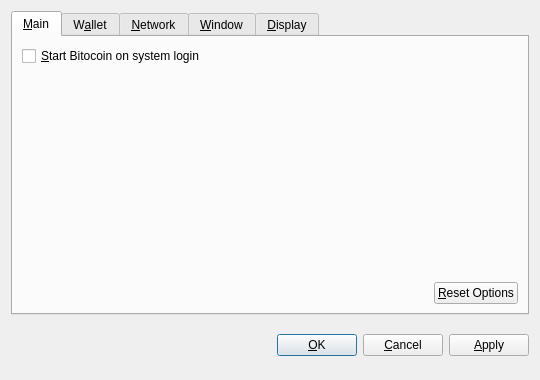
<?xml version="1.0" encoding="UTF-8"?>
<ui version="4.0">
 <class>OptionsDialog</class>
 <widget class="QDialog" name="OptionsDialog">
  <property name="geometry">
   <rect>
    <x>0</x>
    <y>0</y>
    <width>540</width>
    <height>380</height>
   </rect>
  </property>
  <property name="windowTitle">
   <string>Options</string>
  </property>
  <property name="modal">
   <bool>true</bool>
  </property>
  <layout class="QVBoxLayout" name="verticalLayout">
   <item>
    <widget class="QTabWidget" name="tabWidget">
     <property name="tabPosition">
      <enum>QTabWidget::North</enum>
     </property>
     <property name="currentIndex">
      <number>0</number>
     </property>
     <widget class="QWidget" name="tabMain">
      <attribute name="title">
       <string>&amp;Main</string>
      </attribute>
      <layout class="QVBoxLayout" name="verticalLayout_Main">
       <item>
        <widget class="QCheckBox" name="bitcoinAtStartup">
         <property name="toolTip">
          <string>Automatically start Bitocoin after logging in to the system.</string>
         </property>
         <property name="text">
          <string>&amp;Start Bitocoin on system login</string>
         </property>
        </widget>
       </item>
       <item>
        <spacer name="verticalSpacer_Main">
         <property name="orientation">
          <enum>Qt::Vertical</enum>
         </property>
         <property name="sizeHint" stdset="0">
          <size>
           <width>20</width>
           <height>40</height>
          </size>
         </property>
        </spacer>
       </item>
       <item>
        <layout class="QHBoxLayout" name="horizontalLayout_2_Main">
         <item>
          <spacer name="horizontalSpacer_2_Main">
           <property name="orientation">
            <enum>Qt::Horizontal</enum>
           </property>
           <property name="sizeHint" stdset="0">
            <size>
             <width>40</width>
             <height>20</height>
            </size>
           </property>
          </spacer>
         </item>
         <item>
          <widget class="QPushButton" name="resetButton">
           <property name="toolTip">
            <string>Reset all client options to default.</string>
           </property>
           <property name="text">
            <string>&amp;Reset Options</string>
           </property>
           <property name="autoDefault">
            <bool>false</bool>
           </property>
          </widget>
         </item>
        </layout>
       </item>
      </layout>
     </widget>
     <widget class="QWidget" name="tabWallet">
      <attribute name="title">
       <string>W&amp;allet</string>
      </attribute>
      <layout class="QVBoxLayout" name="verticalLayout_Network">
       <item>
        <widget class="QLabel" name="transactionFeeInfoLabel">
         <property name="text">
          <string>Optional transaction fee per kB that helps make sure your transactions are processed quickly. Most transactions are 1 kB.</string>
         </property>
         <property name="textFormat">
          <enum>Qt::PlainText</enum>
         </property>
         <property name="wordWrap">
          <bool>true</bool>
         </property>
        </widget>
       </item>
       <item>
        <layout class="QHBoxLayout" name="horizontalLayout_1_Main">
         <item>
          <widget class="QLabel" name="transactionFeeLabel">
           <property name="text">
            <string>Pay transaction &amp;fee</string>
           </property>
           <property name="textFormat">
            <enum>Qt::PlainText</enum>
           </property>
           <property name="buddy">
            <cstring>transactionFee</cstring>
           </property>
          </widget>
         </item>
         <item>
          <widget class="BitcoinAmountField" name="transactionFee"/>
         </item>
         <item>
          <spacer name="horizontalSpacer_1_Main">
           <property name="orientation">
            <enum>Qt::Horizontal</enum>
           </property>
           <property name="sizeHint" stdset="0">
            <size>
             <width>40</width>
             <height>20</height>
            </size>
           </property>
          </spacer>
         </item>
        </layout>
       </item>
       <item>
        <widget class="QLabel" name="label">
         <property name="text">
          <string>If you disable the spending of unconfirmed change, the change from a transaction cannot be used until that transaction has at least one confirmation. This also affects how your balance is computed.</string>
         </property>
         <property name="wordWrap">
          <bool>true</bool>
         </property>
        </widget>
       </item>
       <item>
        <widget class="QCheckBox" name="spendZeroConfChange">
         <property name="text">
          <string>Spend unconfirmed change  (experts only)</string>
         </property>
        </widget>
       </item>
       <item>
        <spacer name="verticalSpacer">
         <property name="orientation">
          <enum>Qt::Vertical</enum>
         </property>
         <property name="sizeHint" stdset="0">
          <size>
           <width>20</width>
           <height>40</height>
          </size>
         </property>
        </spacer>
       </item>
      </layout>
     </widget>
     <widget class="QWidget" name="tabNetwork">
      <attribute name="title">
       <string>&amp;Network</string>
      </attribute>
      <layout class="QVBoxLayout" name="verticalLayout_Network">
       <item>
        <widget class="QCheckBox" name="mapPortUpnp">
         <property name="toolTip">
          <string>Automatically open the Bitocoin client port on the router. This only works when your router supports UPnP and it is enabled.</string>
         </property>
         <property name="text">
          <string>Map port using &amp;UPnP</string>
         </property>
        </widget>
       </item>
       <item>
        <widget class="QCheckBox" name="connectSocks">
         <property name="toolTip">
          <string>Connect to the Bitocoin network through a SOCKS proxy (e.g. when connecting through Tor).</string>
         </property>
         <property name="text">
          <string>&amp;Connect through SOCKS proxy:</string>
         </property>
        </widget>
       </item>
       <item>
        <layout class="QHBoxLayout" name="horizontalLayout_Network">
         <item>
          <widget class="QLabel" name="proxyIpLabel">
           <property name="text">
            <string>Proxy &amp;IP:</string>
           </property>
           <property name="textFormat">
            <enum>Qt::PlainText</enum>
           </property>
           <property name="buddy">
            <cstring>proxyIp</cstring>
           </property>
          </widget>
         </item>
         <item>
          <widget class="QValidatedLineEdit" name="proxyIp">
           <property name="maximumSize">
            <size>
             <width>140</width>
             <height>16777215</height>
            </size>
           </property>
           <property name="toolTip">
            <string>IP address of the proxy (e.g. 127.0.0.1)</string>
           </property>
          </widget>
         </item>
         <item>
          <widget class="QLabel" name="proxyPortLabel">
           <property name="text">
            <string>&amp;Port:</string>
           </property>
           <property name="textFormat">
            <enum>Qt::PlainText</enum>
           </property>
           <property name="buddy">
            <cstring>proxyPort</cstring>
           </property>
          </widget>
         </item>
         <item>
          <widget class="QLineEdit" name="proxyPort">
           <property name="maximumSize">
            <size>
             <width>55</width>
             <height>16777215</height>
            </size>
           </property>
           <property name="toolTip">
            <string>Port of the proxy (e.g. 9050)</string>
           </property>
          </widget>
         </item>
         <item>
          <widget class="QLabel" name="socksVersionLabel">
           <property name="text">
            <string>SOCKS &amp;Version:</string>
           </property>
           <property name="textFormat">
            <enum>Qt::PlainText</enum>
           </property>
           <property name="buddy">
            <cstring>socksVersion</cstring>
           </property>
          </widget>
         </item>
         <item>
          <widget class="QValueComboBox" name="socksVersion">
           <property name="toolTip">
            <string>SOCKS version of the proxy (e.g. 5)</string>
           </property>
          </widget>
         </item>
         <item>
          <spacer name="horizontalSpacer_Network">
           <property name="orientation">
            <enum>Qt::Horizontal</enum>
           </property>
           <property name="sizeHint" stdset="0">
            <size>
             <width>40</width>
             <height>20</height>
            </size>
           </property>
          </spacer>
         </item>
        </layout>
       </item>
       <item>
        <spacer name="verticalSpacer_Network">
         <property name="orientation">
          <enum>Qt::Vertical</enum>
         </property>
         <property name="sizeHint" stdset="0">
          <size>
           <width>20</width>
           <height>40</height>
          </size>
         </property>
        </spacer>
       </item>
      </layout>
     </widget>
     <widget class="QWidget" name="tabWindow">
      <attribute name="title">
       <string>&amp;Window</string>
      </attribute>
      <layout class="QVBoxLayout" name="verticalLayout_Window">
       <item>
        <widget class="QCheckBox" name="minimizeToTray">
         <property name="toolTip">
          <string>Show only a tray icon after minimizing the window.</string>
         </property>
         <property name="text">
          <string>&amp;Minimize to the tray instead of the taskbar</string>
         </property>
        </widget>
       </item>
       <item>
        <widget class="QCheckBox" name="minimizeOnClose">
         <property name="toolTip">
          <string>Minimize instead of exit the application when the window is closed. When this option is enabled, the application will be closed only after selecting Quit in the menu.</string>
         </property>
         <property name="text">
          <string>M&amp;inimize on close</string>
         </property>
        </widget>
       </item>
       <item>
        <spacer name="verticalSpacer_Window">
         <property name="orientation">
          <enum>Qt::Vertical</enum>
         </property>
         <property name="sizeHint" stdset="0">
          <size>
           <width>20</width>
           <height>40</height>
          </size>
         </property>
        </spacer>
       </item>
      </layout>
     </widget>
     <widget class="QWidget" name="tabDisplay">
      <attribute name="title">
       <string>&amp;Display</string>
      </attribute>
      <layout class="QVBoxLayout" name="verticalLayout_Display">
       <item>
        <layout class="QHBoxLayout" name="horizontalLayout_1_Display">
         <item>
          <widget class="QLabel" name="langLabel">
           <property name="text">
            <string>User Interface &amp;language:</string>
           </property>
           <property name="textFormat">
            <enum>Qt::PlainText</enum>
           </property>
           <property name="buddy">
            <cstring>lang</cstring>
           </property>
          </widget>
         </item>
         <item>
          <widget class="QValueComboBox" name="lang">
           <property name="toolTip">
            <string>The user interface language can be set here. This setting will take effect after restarting Bitocoin.</string>
           </property>
          </widget>
         </item>
        </layout>
       </item>
       <item>
        <layout class="QHBoxLayout" name="horizontalLayout_2_Display">
         <item>
          <widget class="QLabel" name="unitLabel">
           <property name="text">
            <string>&amp;Unit to show amounts in:</string>
           </property>
           <property name="textFormat">
            <enum>Qt::PlainText</enum>
           </property>
           <property name="buddy">
            <cstring>unit</cstring>
           </property>
          </widget>
         </item>
         <item>
          <widget class="QValueComboBox" name="unit">
           <property name="toolTip">
            <string>Choose the default subdivision unit to show in the interface and when sending coins.</string>
           </property>
          </widget>
         </item>
        </layout>
       </item>
       <item>
        <widget class="QCheckBox" name="displayAddresses">
         <property name="toolTip">
          <string>Whether to show Bitocoin addresses in the transaction list or not.</string>
         </property>
         <property name="text">
          <string>&amp;Display addresses in transaction list</string>
         </property>
        </widget>
       </item>
       <item>
        <widget class="QCheckBox" name="coinControlFeatures">
         <property name="toolTip">
          <string>Whether to show coin control features or not.</string>
         </property>
         <property name="text">
          <string>Display coin &amp;control features (experts only!)</string>
         </property>
        </widget>
       </item>
       <item>
        <spacer name="verticalSpacer_Display">
         <property name="orientation">
          <enum>Qt::Vertical</enum>
         </property>
         <property name="sizeHint" stdset="0">
          <size>
           <width>20</width>
           <height>40</height>
          </size>
         </property>
        </spacer>
       </item>
      </layout>
     </widget>
    </widget>
   </item>
   <item>
    <layout class="QHBoxLayout" name="horizontalLayout_Buttons">
     <item>
      <spacer name="horizontalSpacer_1">
       <property name="orientation">
        <enum>Qt::Horizontal</enum>
       </property>
       <property name="sizeHint" stdset="0">
        <size>
         <width>40</width>
         <height>48</height>
        </size>
       </property>
      </spacer>
     </item>
     <item>
      <widget class="QLabel" name="statusLabel">
       <property name="font">
        <font>
         <weight>75</weight>
         <bold>true</bold>
        </font>
       </property>
       <property name="text">
        <string/>
       </property>
       <property name="textFormat">
        <enum>Qt::PlainText</enum>
       </property>
       <property name="wordWrap">
        <bool>true</bool>
       </property>
      </widget>
     </item>
     <item>
      <spacer name="horizontalSpacer_2">
       <property name="orientation">
        <enum>Qt::Horizontal</enum>
       </property>
       <property name="sizeHint" stdset="0">
        <size>
         <width>40</width>
         <height>48</height>
        </size>
       </property>
      </spacer>
     </item>
     <item>
      <widget class="QPushButton" name="okButton">
       <property name="text">
        <string>&amp;OK</string>
       </property>
      </widget>
     </item>
     <item>
      <widget class="QPushButton" name="cancelButton">
       <property name="text">
        <string>&amp;Cancel</string>
       </property>
       <property name="autoDefault">
        <bool>false</bool>
       </property>
      </widget>
     </item>
     <item>
      <widget class="QPushButton" name="applyButton">
       <property name="text">
        <string>&amp;Apply</string>
       </property>
       <property name="autoDefault">
        <bool>false</bool>
       </property>
      </widget>
     </item>
    </layout>
   </item>
  </layout>
 </widget>
 <customwidgets>
  <customwidget>
   <class>BitcoinAmountField</class>
   <extends>QSpinBox</extends>
   <header>bitcoinamountfield.h</header>
  </customwidget>
  <customwidget>
   <class>QValueComboBox</class>
   <extends>QComboBox</extends>
   <header>qvaluecombobox.h</header>
  </customwidget>
  <customwidget>
   <class>QValidatedLineEdit</class>
   <extends>QLineEdit</extends>
   <header>qvalidatedlineedit.h</header>
  </customwidget>
 </customwidgets>
 <resources/>
 <connections/>
</ui>
